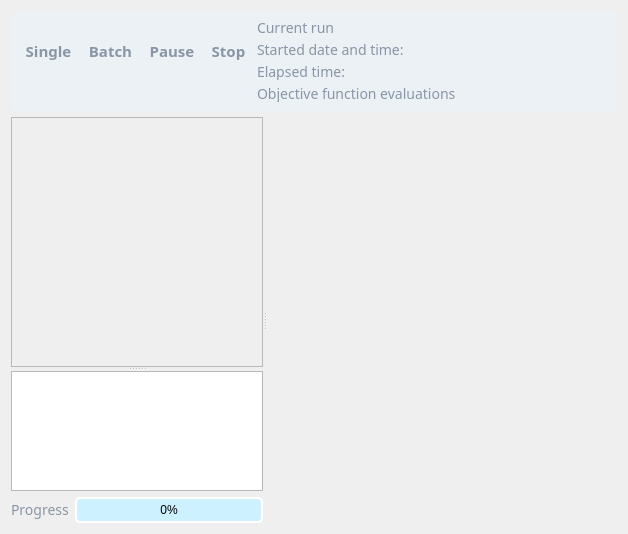
      <widget class="QWidget" name="pageGP">
       <property name="styleSheet">
        <string notr="true">QWidget#pageGP
{
background: rgb(255, 255, 255);
}</string>
       </property>
       <layout class="QGridLayout" name="gridLayout_4">
        <item row="0" column="0">
         <layout class="QVBoxLayout" name="verticalLayout_4">
          <item>
           <widget class="QFrame" name="frame_2">
            <property name="maximumSize">
             <size>
              <width>16777215</width>
              <height>100</height>
             </size>
            </property>
            <property name="styleSheet">
             <string notr="true">QFrame#frame_2
{
background-color: rgb(235,241,245);
border: none;
border-top-left-radius: 4px;
border-top-right-radius: 4px;
border-bottom-right-radius: 4px;
border-bottom-left-radius: 4px;
}</string>
            </property>
            <property name="frameShape">
             <enum>QFrame::StyledPanel</enum>
            </property>
            <property name="frameShadow">
             <enum>QFrame::Raised</enum>
            </property>
            <layout class="QGridLayout" name="gridLayout_12">
             <item row="0" column="0">
              <layout class="QHBoxLayout" name="horizontalLayout_2">
               <item>
                <widget class="QToolButton" name="ButtonStart">
                 <property name="enabled">
                  <bool>false</bool>
                 </property>
                 <property name="minimumSize">
                  <size>
                   <width>0</width>
                   <height>68</height>
                  </size>
                 </property>
                 <property name="styleSheet">
                  <string notr="true">QToolButton
{ 
background: rgb(235,241,245);
image: url(&quot;:/icons/resources/images/start_normal.png&quot;);
image-position:bottom;
border: none; 
padding-top: -20px;
color: rgb(138,149,165);
font-family: Dosis;
font-weight: bold;
font-size:15px;
}

QToolButton:hover 
{ 
background: qlineargradient(spread:pad, x1:0, y1:0, x2:0, y2:1, stop:0 rgba(40, 183, 121, 255), stop:1 rgba(23, 166, 104, 255));
color: white;
}

QToolButton:pressed
{ 
background: rgba(0, 173, 250, 255); 
image: url(&quot;:/icons/resources/images/start_selected.png&quot;);
}

QToolButton:disabled
{ 
background:rgb(235,241,245);
image: url(&quot;:/icons/resources/images/start_disabled.png&quot;);
}</string>
                 </property>
                 <property name="text">
                  <string>Single</string>
                 </property>
                 <property name="iconSize">
                  <size>
                   <width>48</width>
                   <height>48</height>
                  </size>
                 </property>
                 <property name="checkable">
                  <bool>false</bool>
                 </property>
                 <property name="checked">
                  <bool>false</bool>
                 </property>
                 <property name="toolButtonStyle">
                  <enum>Qt::ToolButtonTextUnderIcon</enum>
                 </property>
                </widget>
               </item>
               <item>
                <widget class="QToolButton" name="ButtonBatch">
                 <property name="enabled">
                  <bool>false</bool>
                 </property>
                 <property name="minimumSize">
                  <size>
                   <width>0</width>
                   <height>68</height>
                  </size>
                 </property>
                 <property name="styleSheet">
                  <string notr="true">QToolButton
{ 
background: rgb(235,241,245);
image: url(&quot;:/icons/resources/images/start_normal.png&quot;);
image-position:bottom;
border: none; 
padding-top: -20px;
color: rgb(138,149,165);
font-family: Dosis;
font-weight: bold;
font-size:15px;
}

QToolButton:hover 
{ 
background: qlineargradient(spread:pad, x1:0, y1:0, x2:0, y2:1, stop:0 rgba(40, 183, 121, 255), stop:1 rgba(23, 166, 104, 255));
color: white;
}

QToolButton:pressed
{ 
background: rgba(0, 173, 250, 255); 
image: url(&quot;:/icons/resources/images/start_selected.png&quot;);
}

QToolButton:disabled
{ 
background:rgb(235,241,245);
image: url(&quot;:/icons/resources/images/start_disabled.png&quot;);
}</string>
                 </property>
                 <property name="text">
                  <string>Batch</string>
                 </property>
                </widget>
               </item>
               <item>
                <widget class="QToolButton" name="ButtonPause">
                 <property name="enabled">
                  <bool>false</bool>
                 </property>
                 <property name="minimumSize">
                  <size>
                   <width>0</width>
                   <height>68</height>
                  </size>
                 </property>
                 <property name="maximumSize">
                  <size>
                   <width>16777215</width>
                   <height>68</height>
                  </size>
                 </property>
                 <property name="styleSheet">
                  <string notr="true">QToolButton
{ 
background: rgb(235,241,245);
image: url(&quot;:/icons/resources/images/pause_normal.png&quot;);
image-position: bottom;
border: none; 
padding-bottom: -3px;
padding-top: -23px;
color: rgb(138,149,165);
font-family: Dosis;
font-weight: bold;
font-size:15px;
}

QToolButton:hover 
{ 
background: qlineargradient(spread:pad, x1:0, y1:0, x2:0, y2:1, stop:0 rgba(255, 184, 72, 255), stop:1 rgba(218, 150, 39, 255));
color: white;
}

QToolButton:pressed
{ 
background: rgba(0, 173, 250, 255); 
image: url(&quot;:/icons/resources/images/pause_selected.png&quot;);
}

QToolButton:disabled
{ 
background: rgb(235,241,245);
image: url(&quot;:/icons/resources/images/pause_disabled.png&quot;);
}</string>
                 </property>
                 <property name="text">
                  <string>Pause</string>
                 </property>
                 <property name="iconSize">
                  <size>
                   <width>48</width>
                   <height>48</height>
                  </size>
                 </property>
                 <property name="toolButtonStyle">
                  <enum>Qt::ToolButtonTextUnderIcon</enum>
                 </property>
                </widget>
               </item>
               <item>
                <widget class="QToolButton" name="ButtonStop">
                 <property name="enabled">
                  <bool>false</bool>
                 </property>
                 <property name="minimumSize">
                  <size>
                   <width>0</width>
                   <height>68</height>
                  </size>
                 </property>
                 <property name="styleSheet">
                  <string notr="true">QToolButton
{ 
background: rgb(235,241,245);
image: url(&quot;:/icons/resources/images/stop_normal.png&quot;);
image-position:bottom;
border: none; 
padding-top: -20px;
color: rgb(138,149,165);
font-family: Dosis;
font-weight: bold;
font-size:15px;
}

QToolButton:hover 
{ 
background: qlineargradient(spread:pad, x1:0, y1:0, x2:0, y2:1, stop:0 rgba(224, 34, 34, 255), stop:1 rgba(167, 24, 24, 255));
color: white;
}

QToolButton:pressed
{ 
background: rgba(0, 173, 250, 255); 
image: url(&quot;:/icons/resources/images/stop_selected.png&quot;);
}

QToolButton:disabled
{ 
background: rgb(235,241,245);
image: url(&quot;:/icons/resources/images/stop_disabled.png&quot;);
}</string>
                 </property>
                 <property name="text">
                  <string>Stop</string>
                 </property>
                 <property name="iconSize">
                  <size>
                   <width>48</width>
                   <height>48</height>
                  </size>
                 </property>
                 <property name="toolButtonStyle">
                  <enum>Qt::ToolButtonTextUnderIcon</enum>
                 </property>
                </widget>
               </item>
               <item>
                <layout class="QGridLayout" name="gridLayout_9">
                 <item row="3" column="0">
                  <widget class="QLabel" name="label_23">
                   <property name="sizePolicy">
                    <sizepolicy hsizetype="Preferred" vsizetype="Fixed">
                     <horstretch>0</horstretch>
                     <verstretch>0</verstretch>
                    </sizepolicy>
                   </property>
                   <property name="styleSheet">
                    <string notr="true">QLabel
{
color: rgb(138,149,165);
font-family: Dosis;
font-weight: medium;
font-size:14px;
}</string>
                   </property>
                   <property name="text">
                    <string>Objective function evaluations</string>
                   </property>
                  </widget>
                 </item>
                 <item row="2" column="2">
                  <widget class="QLabel" name="labelElapsedTime">
                   <property name="styleSheet">
                    <string notr="true">QLabel
{
color: rgb(138,149,165);
font-family: Dosis;
font-weight: medium;
font-size:14px;
}</string>
                   </property>
                   <property name="text">
                    <string/>
                   </property>
                  </widget>
                 </item>
                 <item row="1" column="2">
                  <widget class="QLabel" name="labelStartedTime">
                   <property name="styleSheet">
                    <string notr="true">QLabel
{
color: rgb(138,149,165);
font-family: Dosis;
font-weight: medium;
font-size:14px;
}</string>
                   </property>
                   <property name="text">
                    <string/>
                   </property>
                  </widget>
                 </item>
                 <item row="3" column="2">
                  <widget class="QLabel" name="labelEvalFunc">
                   <property name="styleSheet">
                    <string notr="true">QLabel
{
color: rgb(138,149,165);
font-family: Dosis;
font-weight: medium;
font-size:14px;
}</string>
                   </property>
                   <property name="text">
                    <string/>
                   </property>
                  </widget>
                 </item>
                 <item row="2" column="0">
                  <widget class="QLabel" name="label_22">
                   <property name="sizePolicy">
                    <sizepolicy hsizetype="Preferred" vsizetype="Fixed">
                     <horstretch>0</horstretch>
                     <verstretch>0</verstretch>
                    </sizepolicy>
                   </property>
                   <property name="styleSheet">
                    <string notr="true">QLabel
{
color: rgb(138,149,165);
font-family: Dosis;
font-weight: medium;
font-size:14px;
}</string>
                   </property>
                   <property name="text">
                    <string>Elapsed time:</string>
                   </property>
                  </widget>
                 </item>
                 <item row="1" column="1">
                  <widget class="QLabel" name="labelStartedDate">
                   <property name="styleSheet">
                    <string notr="true">QLabel
{
color: rgb(138,149,165);
font-family: Dosis;
font-weight: medium;
font-size:14px;
}</string>
                   </property>
                   <property name="text">
                    <string/>
                   </property>
                  </widget>
                 </item>
                 <item row="1" column="0">
                  <widget class="QLabel" name="label_21">
                   <property name="sizePolicy">
                    <sizepolicy hsizetype="Preferred" vsizetype="Fixed">
                     <horstretch>0</horstretch>
                     <verstretch>0</verstretch>
                    </sizepolicy>
                   </property>
                   <property name="styleSheet">
                    <string notr="true">QLabel
{
color: rgb(138,149,165);
font-family: Dosis;
font-weight: medium;
font-size:14px;
}</string>
                   </property>
                   <property name="text">
                    <string>Started date and time:</string>
                   </property>
                  </widget>
                 </item>
                 <item row="0" column="0">
                  <widget class="QLabel" name="label_28">
                   <property name="maximumSize">
                    <size>
                     <width>16777215</width>
                     <height>20</height>
                    </size>
                   </property>
                   <property name="styleSheet">
                    <string notr="true">QLabel
{
color: rgb(138,149,165);
font-family: Dosis;
font-weight: medium;
font-size:14px;
}</string>
                   </property>
                   <property name="text">
                    <string>Current run</string>
                   </property>
                  </widget>
                 </item>
                 <item row="0" column="2">
                  <widget class="QLabel" name="labelRun">
                   <property name="styleSheet">
                    <string notr="true">QLabel
{
color: rgb(138,149,165);
font-family: Dosis;
font-weight: medium;
font-size:14px;
}</string>
                   </property>
                   <property name="text">
                    <string/>
                   </property>
                  </widget>
                 </item>
                </layout>
               </item>
               <item>
                <spacer name="horizontalSpacer">
                 <property name="orientation">
                  <enum>Qt::Horizontal</enum>
                 </property>
                 <property name="sizeHint" stdset="0">
                  <size>
                   <width>40</width>
                   <height>20</height>
                  </size>
                 </property>
                </spacer>
               </item>
              </layout>
             </item>
            </layout>
           </widget>
          </item>
          <item>
           <widget class="QSplitter" name="splitter_2">
            <property name="orientation">
             <enum>Qt::Horizontal</enum>
            </property>
            <widget class="QSplitter" name="splitter">
             <property name="orientation">
              <enum>Qt::Vertical</enum>
             </property>
             <widget class="QFrame" name="frame">
              <property name="minimumSize">
               <size>
                <width>0</width>
                <height>250</height>
               </size>
              </property>
              <property name="frameShape">
               <enum>QFrame::StyledPanel</enum>
              </property>
              <property name="frameShadow">
               <enum>QFrame::Raised</enum>
              </property>
             </widget>
             <widget class="QWidget" name="verticalLayoutWidget_2">
              <layout class="QVBoxLayout" name="verticalLayout_2">
               <item>
                <widget class="QTextEdit" name="textEdit">
                 <property name="styleSheet">
                  <string notr="true">QScrollBar
{
background: rgb(244, 244, 244);
}
QScrollBar::handle:vertical {
background: rgb(138, 149, 165);
min-height: 0px;
}

QScrollBar::add-line:vertical {
height: 0px;
subcontrol-position: bottom;
subcontrol-origin: margin;
}
QScrollBar::sub-line:vertical {
height: 0px;
subcontrol-position: top;
subcontrol-origin: margin;
}

QScrollBar::handle:horizontal {
background: rgb(138, 149, 165);
min-height: 0px;
}

QScrollBar::add-line:horizontal {
height: 0px;
subcontrol-position: bottom;
subcontrol-origin: margin;
}
QScrollBar::sub-line:horizontal {
height: 0px;
subcontrol-position: top;
subcontrol-origin: margin;
}</string>
                 </property>
                </widget>
               </item>
               <item>
                <layout class="QGridLayout" name="gridLayout">
                 <item row="0" column="0">
                  <widget class="QLabel" name="label_6">
                   <property name="styleSheet">
                    <string notr="true">QLabel
{
color: rgb(138,149,165);
font-family: Dosis;
font-weight: medium;
font-size:14px;
}</string>
                   </property>
                   <property name="text">
                    <string>Progress</string>
                   </property>
                  </widget>
                 </item>
                 <item row="0" column="1">
                  <widget class="QProgressBar" name="progressBar">
                   <property name="styleSheet">
                    <string notr="true">QProgressBar
{
border: 2px solid white;
border-radius: 5px;
background: rgb(206,241,255);
}

QProgressBar::chunk
{
background: qlineargradient(spread:pad, x1:0, y1:0, x2:0, y2:1, stop:0 rgba(0, 172, 239, 255), stop:1 rgba(16, 148, 232, 255));
}</string>
                   </property>
                   <property name="value">
                    <number>0</number>
                   </property>
                   <property name="alignment">
                    <set>Qt::AlignCenter</set>
                   </property>
                   <property name="orientation">
                    <enum>Qt::Horizontal</enum>
                   </property>
                  </widget>
                 </item>
                </layout>
               </item>
              </layout>
             </widget>
            </widget>
            <widget class="QWidget" name="verticalLayoutWidget_3">
             <layout class="QVBoxLayout" name="verticalLayout_3">
              <item>
               <widget class="QCustomPlot" name="outputPlot" native="true">
                <property name="minimumSize">
                 <size>
                  <width>350</width>
                  <height>200</height>
                 </size>
                </property>
               </widget>
              </item>
              <item>
               <widget class="QCustomPlot" name="sizePlot" native="true">
                <property name="minimumSize">
                 <size>
                  <width>350</width>
                  <height>200</height>
                 </size>
                </property>
               </widget>
              </item>
             </layout>
            </widget>
           </widget>
          </item>
         </layout>
        </item>
       </layout>
      </widget>
